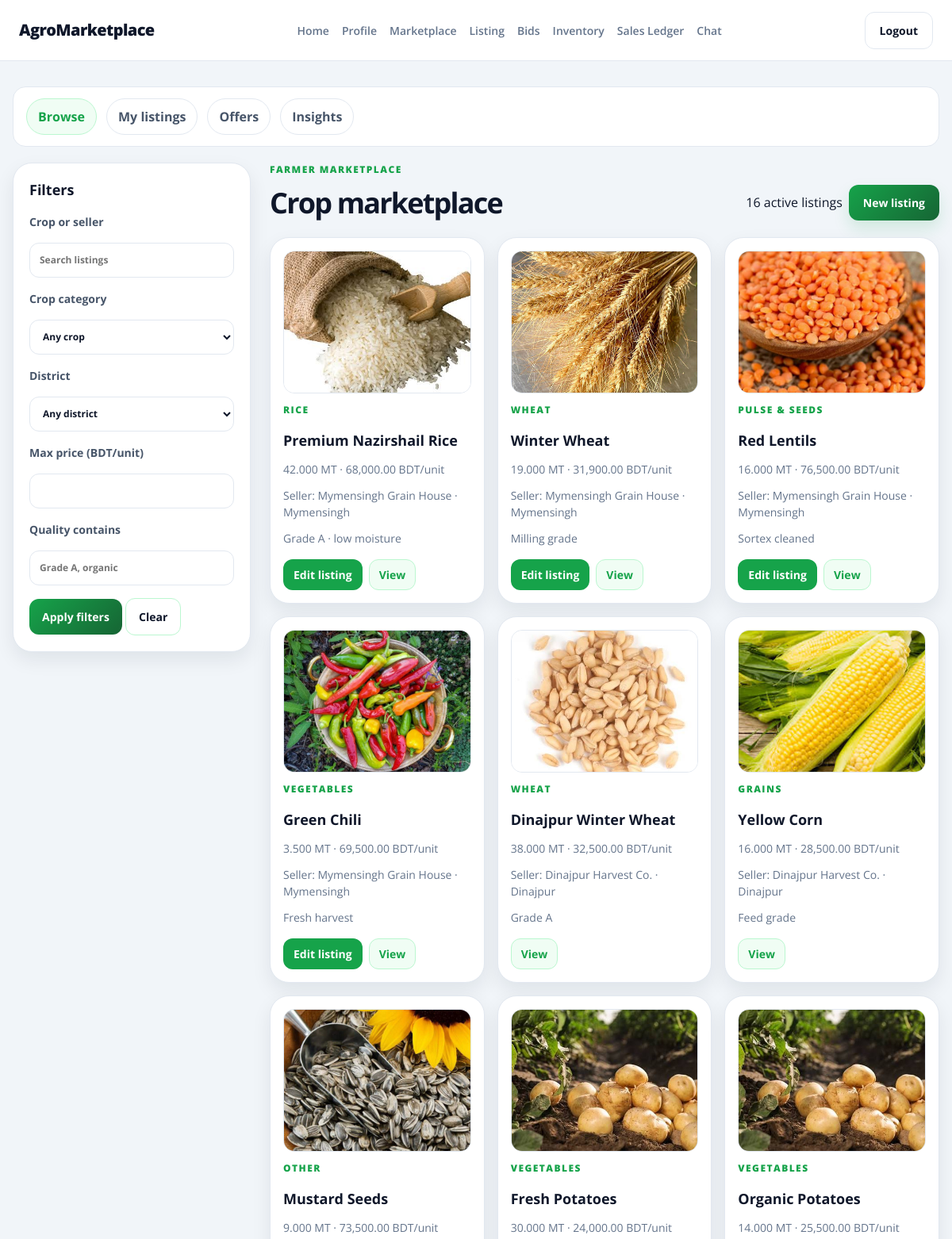
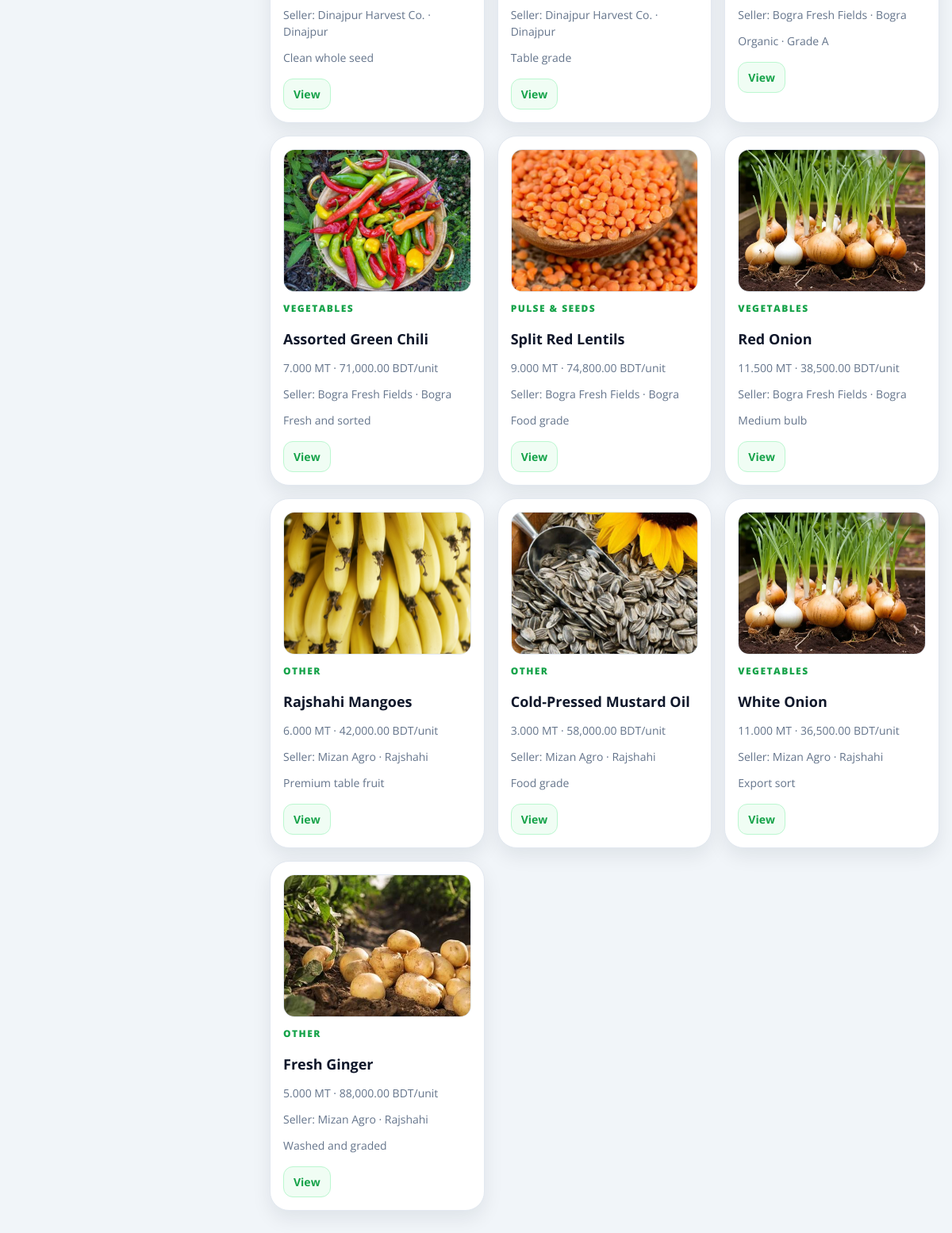
The page /farmer/marketplace.php (signed in) on the database its author committed (2 pictures, top to bottom).
### tables this page shows
CREATE TABLE `listings` (
  `id` bigint UNSIGNED NOT NULL,
  `farmer_id` bigint UNSIGNED NOT NULL,
  `inventory_item_id` bigint UNSIGNED DEFAULT NULL,
  `category_id` bigint UNSIGNED DEFAULT NULL,
  `title` varchar(180) NOT NULL,
  `image_path` varchar(500) DEFAULT NULL,
  `description` text,
  `quantity_available` decimal(14,3) NOT NULL,
  `quantity_unit` varchar(20) NOT NULL DEFAULT 'MT',
  `price_per_unit` decimal(14,2) NOT NULL,
  `currency` char(3) NOT NULL DEFAULT 'BDT',
  `harvest_date` date DEFAULT NULL,
  `quality_label` varchar(180) DEFAULT NULL,
  `delivery_notes` text,
  `status` enum('draft','active','paused','sold','archived') NOT NULL DEFAULT 'draft',
  `closes_at` datetime DEFAULT NULL,
  `created_at` timestamp NOT NULL DEFAULT CURRENT_TIMESTAMP,
  `updated_at` timestamp NOT NULL DEFAULT CURRENT_TIMESTAMP ON UPDATE CURRENT_TIMESTAMP
);

CREATE TABLE `categories` (
  `id` bigint UNSIGNED NOT NULL,
  `name` varchar(100) NOT NULL,
  `description` varchar(500) DEFAULT NULL,
  `is_active` tinyint(1) NOT NULL DEFAULT '1'
);

CREATE TABLE `users` (
  `id` bigint UNSIGNED NOT NULL,
  `role` enum('buyer','farmer','delivery','admin') NOT NULL,
  `username` varchar(80) NOT NULL,
  `password` varchar(255) NOT NULL,
  `email` varchar(254) NOT NULL,
  `fullname` varchar(150) DEFAULT NULL,
  `phone` varchar(32) DEFAULT NULL,
  `address` text,
  `profile_description` text,
  `market_preferences` varchar(255) DEFAULT NULL,
  `business_name` varchar(180) DEFAULT NULL,
  `preferred_buying_category` varchar(100) DEFAULT NULL,
  `typical_order_volume` varchar(80) DEFAULT NULL,
  `land_area` varchar(80) DEFAULT NULL,
  `primary_crops` text,
  `verification_documents` text,
  `vehicle_capacity` varchar(100) DEFAULT NULL,
  `vehicle_license_plate` varchar(32) DEFAULT NULL,
  `account_status` enum('pending','active','suspended','closed') NOT NULL DEFAULT 'active',
  `created_at` timestamp NOT NULL DEFAULT CURRENT_TIMESTAMP,
  `updated_at` timestamp NOT NULL DEFAULT CURRENT_TIMESTAMP ON UPDATE CURRENT_TIMESTAMP
);

### database/app.php (called while the page is built, shortened)
<?php
require_once __DIR__ . '/connection.php';
function app_db(): PDO
{
    $connection = Database::getInstance()->getConnection();
    return $connection;
}
function app_database(): Database
{
    return Database::getInstance();
}
function escape_html(?string $value): string
{
    return htmlspecialchars($value ?? '', ENT_QUOTES, 'UTF-8');
}
function listing_image_url(array $listing): string
{
    $imagePath = $listing['image_path'] ?? '';
    $extension = strtolower(pathinfo($imagePath, PATHINFO_EXTENSION));
    if (str_starts_with($imagePath, 'assets/') && !str_contains($imagePath, '..') && in_array($extension, ['jpg', 'jpeg', 'png', 'webp'], true)) {
        return '../' . $imagePath;
    }
    return '../assets/wheat.webp';
}
function current_user(): ?array
{
    $user = app_database()->getUserInfo((int) $_SESSION['user_id']);
    return $user;
}
function require_role(array $roles): array
{
    $user = current_user();
    return $user;
}

### database/connection.php (called while the page is built, shortened)
<?php
class Database
{
    private static ?Database $instance = null;
    private ?PDO $conn = null;
    private function __construct()
    {
        $host = 'localhost';
        $port = '3306';
        $user = 'root';
        $pass = 'root';
        $database = 'agromarketplace';
        $charset = "utf8mb4";
        $dsn = "mysql:host=$host;port=$port;dbname=$database;charset=$charset";
        try {
            $this->conn = new PDO($dsn, $user, $pass, [
                PDO::ATTR_ERRMODE            => PDO::ERRMODE_EXCEPTION,
                PDO::ATTR_DEFAULT_FETCH_MODE => PDO::FETCH_ASSOC,
                PDO::ATTR_EMULATE_PREPARES   => false,
            ]);
        } catch (PDOException $e) {
            $this->conn = null;
            error_log("Database connection failed: " . $e->getMessage());
        }
    }
    public static function getInstance(): Database
    {
        if (self::$instance === null) {
            self::$instance = new Database();
        }
        return self::$instance;
    }
    public function getUserInfo(int $userId): ?array
    {
        $statement = $this->conn->prepare(
            'SELECT id, role, username, email, fullname, vehicle_capacity, vehicle_license_plate FROM users WHERE id = ? AND account_status = ?'
        );
        $statement->execute([$userId, 'active']);
        $user = $statement->fetch();
        return $user ?: null;
    }
    public function getMarketplaceListings(): array
    {
        return $this->conn->query(
            "SELECT l.id, l.farmer_id, l.title, l.quantity_available, l.quantity_unit,
                    l.price_per_unit, l.quality_label, l.image_path, l.category_id,
                    c.name AS category, u.fullname, u.business_name, u.address
             FROM listings l
             LEFT JOIN categories c ON c.id = l.category_id
             JOIN users u ON u.id = l.farmer_id
             WHERE l.status = 'active' AND l.quantity_available > 0
             ORDER BY l.created_at DESC"
        )->fetchAll();
    }
}

### farmer/marketplace.php (the view, shortened to what this page needs)
<?php
require_once __DIR__ . '/../database/app.php';
$user = require_role(['farmer']);
$search = strtolower(trim($_GET['q'] ?? ''));
$maxPriceText = trim($_GET['max_price'] ?? '');
$quality = strtolower(trim($_GET['quality'] ?? ''));
$database = app_database();
$allListings = $database->getMarketplaceListings();
$listings = [];
foreach ($allListings as $listing) {
  $addressParts = explode(',', $listing['address'] ?? '');
  $listingDistrict = trim($addressParts[0]);
  $listing['district'] = $listingDistrict;
  $listings[] = $listing;
}
?>
<!doctype html>
<html lang="en">
<head>
  <link rel="stylesheet" href="../colors.css">
  <link rel="stylesheet" href="../header.css">
  <link rel="stylesheet" href="farmer.css">
</head>
<body class="theme-farmer">
  <header class="site-header">
    <div class="site-header-inner">
      <a class="brand" href="../index.php">AgroMarketplace</a>
      <nav class="nav" aria-label="Farmer navigation">
        <a class="nav-link" href="index.php">Home</a>
        <a class="nav-link" href="profile/profile-self.php">Profile</a>
        <a class="nav-link" href="marketplace.php">Marketplace</a>
        <a class="nav-link" href="create-listing.php">Listing</a>
        <a class="nav-link" href="bids.php">Bids</a>
        <a class="nav-link" href="inventory.php">Inventory</a>
        <a class="nav-link" href="sales-ledger.php">Sales Ledger</a>
        <a class="nav-link" href="chat.php">Chat</a>
      </nav>
      <div class="site-header-actions">
        <a class="btn btn-ghost" href="../auth/logout.php">Logout</a>
      </div>
    </div>
  </header>
  <main class="page-shell marketplace-page">
    <section class="context-bar" aria-label="Marketplace context menu">
      <button class="context-btn active" type="button">Browse</button>
      <button class="context-btn" type="button">My listings</button>
      <button class="context-btn" type="button">Offers</button>
      <button class="context-btn" type="button">Insights</button>
    </section>
    <div class="marketplace-main">
      <aside class="filters" aria-label="Marketplace filters">
        <h2>Filters</h2>
        <form method="get" action="marketplace.php">
          <div class="filter-group">
            <label for="market-search">Crop or seller</label>
            <input id="market-search" name="q" type="search" value="<?= escape_html($search) ?>" placeholder="Search listings">
          </div>
          <div class="filter-group">
            <label for="market-category">Crop category</label>
            <select id="market-category" name="category_id">
              <option value="0">Any crop</option>
            </select>
          </div>
          <div class="filter-group">
            <label for="market-district">District</label>
            <select id="market-district" name="district">
              <option value="">Any district</option>
            </select>
          </div>
          <div class="filter-group">
            <label for="market-max-price">Max price (BDT/unit)</label>
            <input id="market-max-price" name="max_price" type="number" min="0" step="0.01" value="<?= escape_html($maxPriceText) ?>">
          </div>
          <div class="filter-group">
            <label for="market-quality">Quality contains</label>
            <input id="market-quality" name="quality" type="search" value="<?= escape_html($quality) ?>" placeholder="Grade A, organic">
          </div>
          <button class="button button-primary" type="submit">Apply filters</button>
          <a class="button button-secondary" href="marketplace.php">Clear</a>
        </form>
      </aside>
      <section class="product-grid" aria-label="Farmer marketplace listings">
        <header class="product-grid-header">
          <div>
            <p class="eyebrow">Farmer marketplace</p>
            <h1>Crop marketplace</h1>
          </div>
          <div class="header-actions">
            <p><?= count($listings) ?> active listings</p>
            <a class="btn btn-primary" href="create-listing.php">New listing</a>
          </div>
        </header>
        <div class="grid">
          <?php foreach ($listings as $listing): ?>
            <article class="product-card">
              <img class="product-image" src="<?= escape_html(listing_image_url($listing)) ?>" alt="<?= escape_html($listing['title']) ?>" loading="lazy">
              <p class="eyebrow"><?= escape_html($listing['category'] ?? 'Produce') ?></p>
              <h3><?= escape_html($listing['title']) ?></h3>
              <p class="meta"><?= number_format((float) $listing['quantity_available'], 3) ?> <?= escape_html($listing['quantity_unit']) ?> · <?= number_format((float) $listing['price_per_unit'], 2) ?> BDT/unit</p>
              <p class="meta">Seller: <?= escape_html($listing['business_name'] ?: $listing['fullname']) ?> · <?= escape_html($listing['district']) ?></p>
              <?php if ($listing['quality_label']): ?><p class="meta"><?= escape_html($listing['quality_label']) ?></p><?php endif; ?>
              <div class="product-actions">
                <?php if ((int) $listing['farmer_id'] === (int) $user['id']): ?>
                  <a class="btn btn-small" href="edit-listing.php?id=<?= (int) $listing['id'] ?>">Edit listing</a>
                <?php endif; ?>
                <a class="btn btn-small btn-light" href="view-listing.php?id=<?= (int) $listing['id'] ?>">View</a>
              </div>
            </article>
          <?php endforeach; ?>
        </div>
      </section>
    </div>
  </main>
</body>
</html>

### colors.css (style rules this page uses)
:root { --color-buyer-primary: #f97316; --color-buyer-dark: #c2410c; --color-buyer-light-bg: #fff7ed; --color-buyer-border: #fed7aa; --color-farmer-primary: #16a34a; --color-farmer-dark: #166534; --color-farmer-light-bg: #f0fdf4; --color-farmer-border: #bbf7d0; --color-admin-primary: #dc2626; --color-admin-dark: #991b1b; --color-admin-light-bg: #fef2f2; --color-admin-border: #fecaca; --color-delivery-primary: #7c3aed; --color-delivery-dark: #5b21b6; --color-delivery-light-bg: #f5f3ff; --color-delivery-border: #ddd6fe; --color-background: #f8fafc; --color-page-bg: #f1f5f9; --color-card-bg: #ffffff; --color-sidebar-bg: #f8fafc; --color-text: #0f172a; --color-text-soft: #475569; --color-muted: #64748b; --color-border: #e2e8f0; --color-border-strong: #cbd5e1; --color-white: #ffffff; --color-success: #16a34a; --color-warning: #f59e0b; --color-danger: #dc2626; --color-shadow: transparent; --outer-shadow: rgba(15, 23, 42, 0.08); --container-xl: 1200px; --container-lg: 1080px; --radius-sm: 10px; --radius-md: 16px; --radius-lg: 24px; --radius-xl: 32px; --space-1: 4px; --space-2: 8px; --space-3: 12px; --space-4: 16px; --space-5: 20px; --space-6: 24px; --space-8: 32px; --space-10: 40px; --space-12: 48px; --space-16: 64px; }
html { font-family: "Open Sans", sans-serif; }
* { box-sizing:border-box }
body { margin:0;background:var(--color-page-bg);color:var(--color-text);line-height:1.5 }
img { display:block;max-width:100% }
a { color:inherit }
button, input, select { font: inherit; }
body.theme-farmer { --color-brand: var(--color-farmer-primary); --color-brand-soft: var(--color-farmer-light-bg); --color-brand-border: var(--color-farmer-border); }

### header.css (style rules this page uses)
.site-header { position: sticky; top: 0; z-index: 10; background: rgba(255, 255, 255, 0.94); backdrop-filter: blur(10px); border-bottom: 1px solid var(--color-border); }
.site-header-inner { max-width: var(--container-xl); min-height: var(--header-height, 76px); margin: 0 auto; padding: 0 24px; display: flex; align-items: center; justify-content: space-between; gap: 16px; }
.brand { text-decoration: none; color: var(--color-text); font-size: 20px; font-weight: 800; letter-spacing: -0.03em; }
.nav { display: flex; align-items: center; gap: 16px; flex-wrap: wrap; }
.nav-link { color: var(--color-muted); text-decoration: none; font-size: 14px; font-weight: 600; transition: color 0.2s ease; }
.site-header-actions { display: flex; align-items: center; gap: 12px; }

### rows shown on the page
listings: image_path (picture), category.name "RICE", title "Premium Nazirshail Rice", quantity_available "42.000", quantity_unit "MT", price_per_unit "68,000.00", farmer.business_name "Mymensingh Grain House", district "Mymensingh", quality_label "Grade A · low moisture"
listings: image_path (picture), category.name "WHEAT", title "Winter Wheat", quantity_available "19.000", quantity_unit "MT", price_per_unit "31,900.00", farmer.business_name "Mymensingh Grain House", district "Mymensingh", quality_label "Milling grade"
listings: image_path (picture), category.name "PULSE & SEEDS", title "Red Lentils", quantity_available "16.000", quantity_unit "MT", price_per_unit "76,500.00", farmer.business_name "Mymensingh Grain House", district "Mymensingh", quality_label "Sortex cleaned"
listings: image_path (picture), category.name "VEGETABLES", title "Green Chili", quantity_available "3.500", quantity_unit "MT", price_per_unit "69,500.00", farmer.business_name "Mymensingh Grain House", district "Mymensingh", quality_label "Fresh harvest"
listings: image_path (picture), category.name "WHEAT", title "Dinajpur Winter Wheat", quantity_available "38.000", quantity_unit "MT", price_per_unit "32,500.00", farmer.business_name "Dinajpur Harvest Co.", district "Dinajpur", quality_label "Grade A"
listings: image_path (picture), category.name "GRAINS", title "Yellow Corn", quantity_available "16.000", quantity_unit "MT", price_per_unit "28,500.00", farmer.business_name "Dinajpur Harvest Co.", district "Dinajpur", quality_label "Feed grade"
listings: image_path (picture), category.name "OTHER", title "Mustard Seeds", quantity_available "9.000", quantity_unit "MT", price_per_unit "73,500.00", farmer.business_name "Dinajpur Harvest Co.", district "Dinajpur", quality_label "Clean whole seed"
listings: image_path (picture), category.name "VEGETABLES", title "Fresh Potatoes", quantity_available "30.000", quantity_unit "MT", price_per_unit "24,000.00", farmer.business_name "Dinajpur Harvest Co.", district "Dinajpur", quality_label "Table grade"
listings: image_path (picture), category.name "VEGETABLES", title "Organic Potatoes", quantity_available "14.000", quantity_unit "MT", price_per_unit "25,500.00", farmer.business_name "Bogra Fresh Fields", district "Bogra", quality_label "Organic · Grade A"
listings: image_path (picture), category.name "VEGETABLES", title "Assorted Green Chili", quantity_available "7.000", quantity_unit "MT", price_per_unit "71,000.00", farmer.business_name "Bogra Fresh Fields", district "Bogra", quality_label "Fresh and sorted"
listings: image_path (picture), category.name "PULSE & SEEDS", title "Split Red Lentils", quantity_available "9.000", quantity_unit "MT", price_per_unit "74,800.00", farmer.business_name "Bogra Fresh Fields", district "Bogra", quality_label "Food grade"
listings: image_path (picture), category.name "VEGETABLES", title "Red Onion", quantity_available "11.500", quantity_unit "MT", price_per_unit "38,500.00", farmer.business_name "Bogra Fresh Fields", district "Bogra", quality_label "Medium bulb"
listings: image_path (picture), category.name "OTHER", title "Rajshahi Mangoes", quantity_available "6.000", quantity_unit "MT", price_per_unit "42,000.00", farmer.business_name "Mizan Agro", district "Rajshahi", quality_label "Premium table fruit"
listings: image_path (picture), category.name "OTHER", title "Cold-Pressed Mustard Oil", quantity_available "3.000", quantity_unit "MT", price_per_unit "58,000.00", farmer.business_name "Mizan Agro", district "Rajshahi", quality_label "Food grade"
listings: image_path (picture), category.name "VEGETABLES", title "White Onion", quantity_available "11.000", quantity_unit "MT", price_per_unit "36,500.00", farmer.business_name "Mizan Agro", district "Rajshahi", quality_label "Export sort"
listings: image_path (picture), category.name "OTHER", title "Fresh Ginger", quantity_available "5.000", quantity_unit "MT", price_per_unit "88,000.00", farmer.business_name "Mizan Agro", district "Rajshahi", quality_label "Washed and graded"

### other values the page prints
count($listings) "16"
